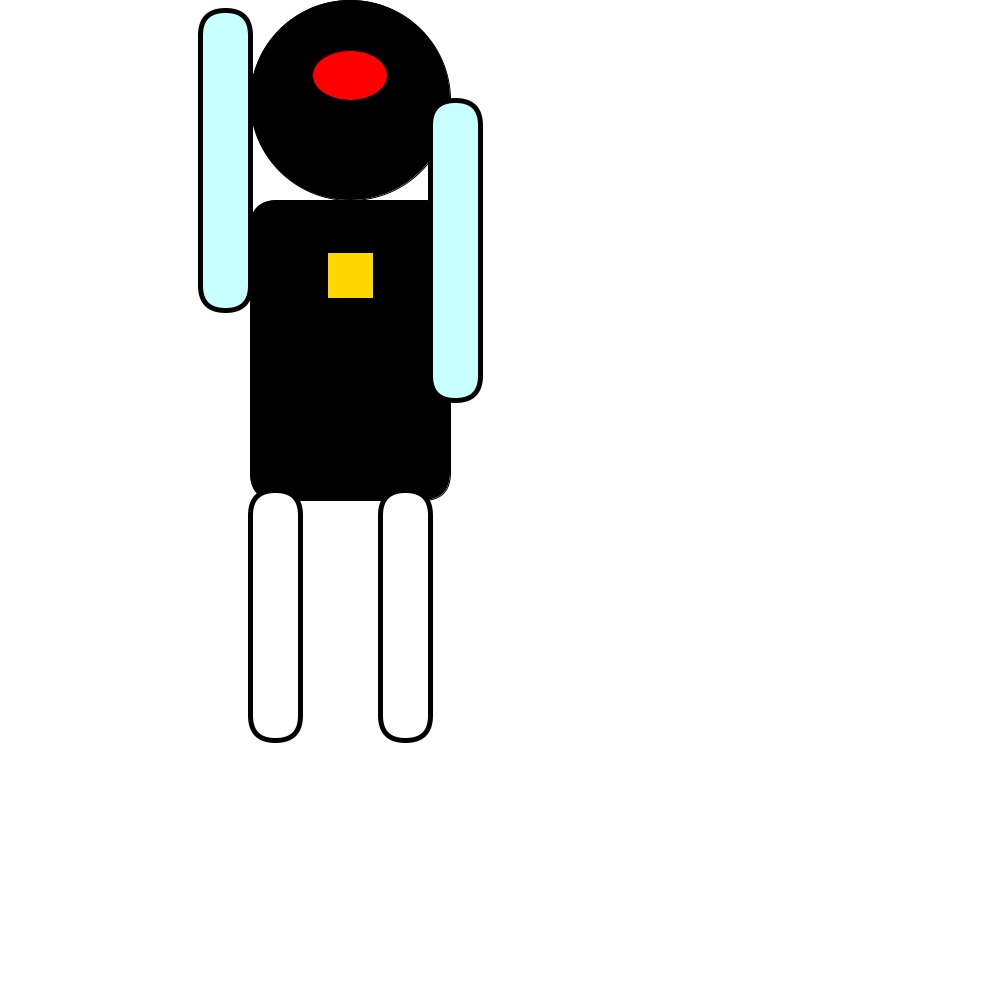
Frame 1 (no input)
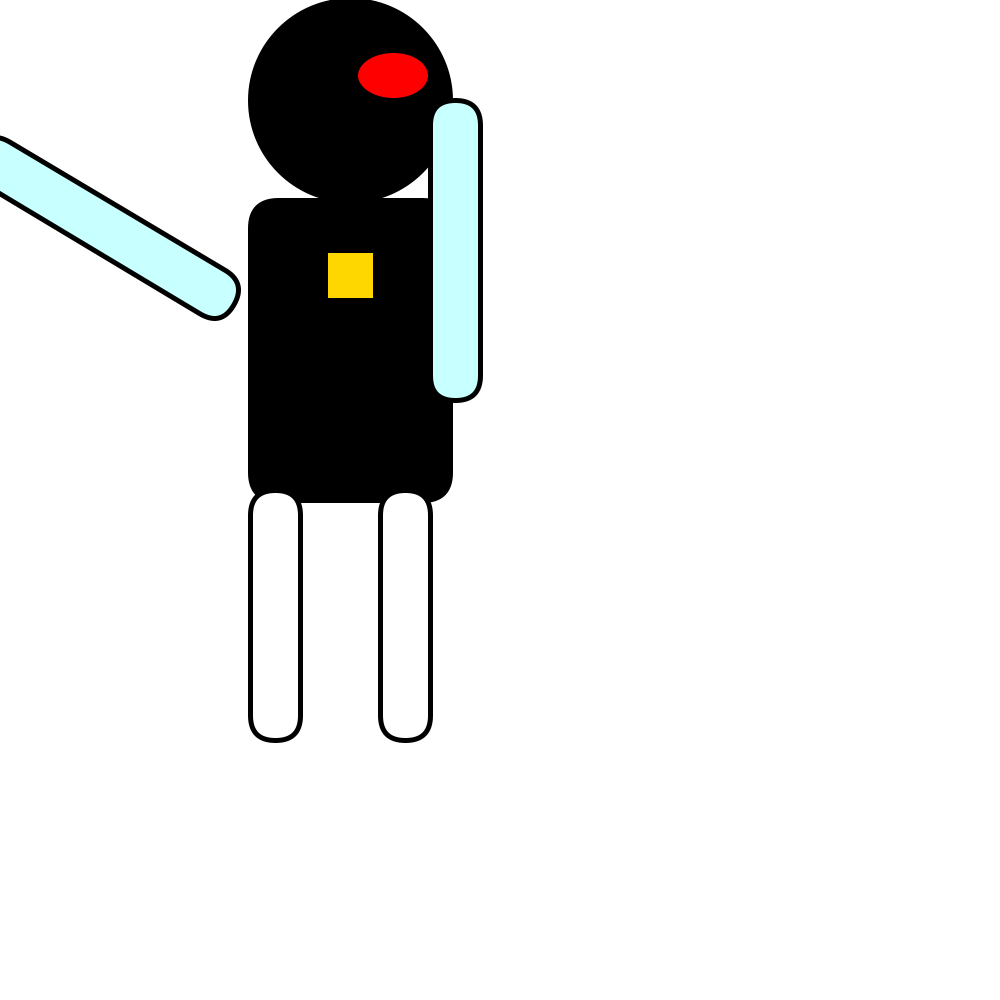
Frame 60 (the mouse pressed at the canvas centre just before this capture)
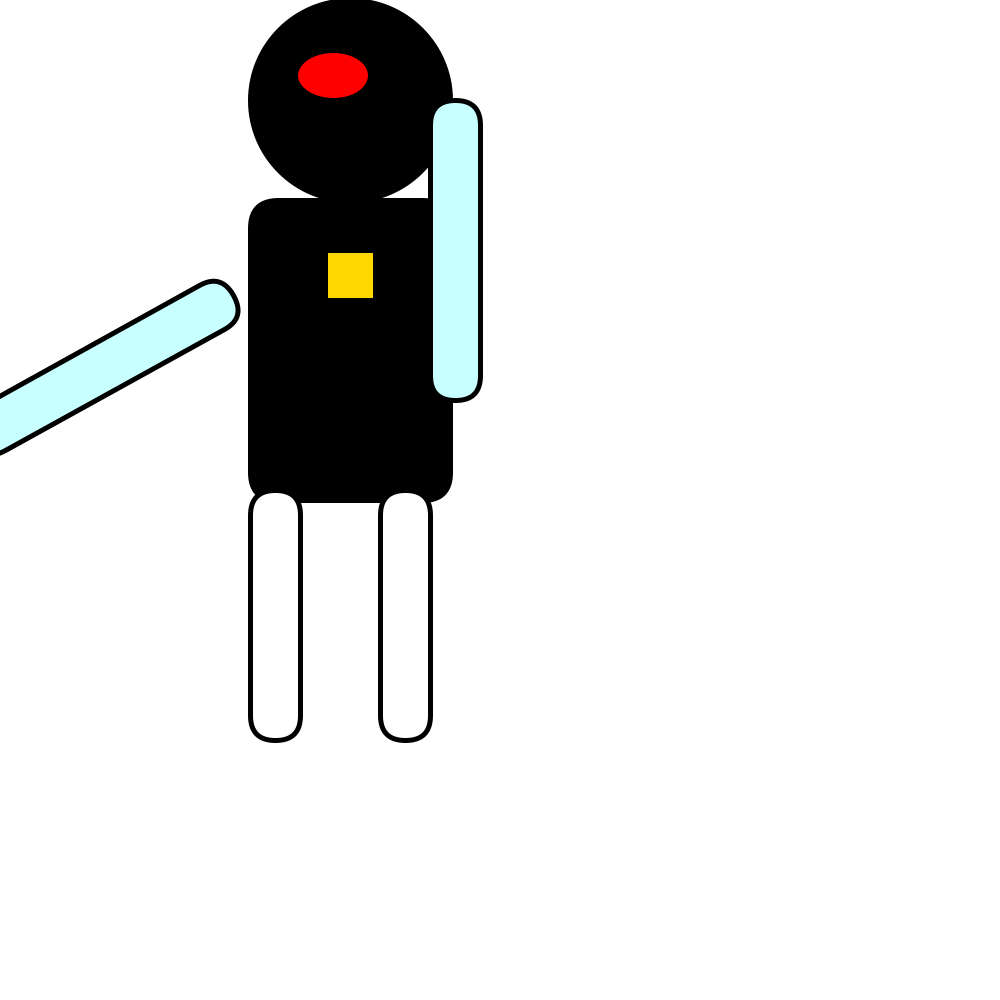
Frame 120 (the mouse held since frame 60 and released just before this capture)

The Processing sketch that drew these frames (run headless with seeded random() and noise(); from frame 60 on, the mouse is pressed at the canvas centre):

// Processing sketch: creature_anamated
// ── creature_anamated.pde
int x = 0;
int y = 350;
int yspeed = 1;

void setup() {
  size (1000, 1000);
}

void draw() {
  background( 500, 500, 500);

fill (0, 0, 0);
rect (250, 200, 200, 300, 28);
/*
This is for the body
*/
fill (0, 0, 0);
circle (350, 100, 200);
/*
This is for the head
*/
fill (500,0,0);
ellipse (y, 75, 75, 50);
y = y + yspeed;
if(y > 400) {
 yspeed = -1;
 
}

if( y < 300) {
  yspeed = 1;
 
}
push();
 translate(225, 300); // created our point of origin
 rotate (radians(x)); // rotates the code underneath it
 x = x - 1;
 if (x == -180) {
   x = 0;
 }
 println (x);
 stroke(0);
 strokeWeight(5);
fill (200, 500, 500);
rect (-25, -290, 50, 300, 28);
/*
This is for the arms
*/
pop();
 stroke(0);
 strokeWeight(5);
fill (200, 500, 500);
rect (430, 100, 50, 300, 28);

fill (500, 500, 500);
rect (250, 490, 50, 250, 28);
rect (380, 490, 50, 250, 28);
/*
This is for the legs
*/
fill (255, 215, 0);
square (325, 250, 50);
/*
This is for the robot's emblem
*/

/*
This is for the one eye of the robot that can shoot out a lazer beam
*/
}
